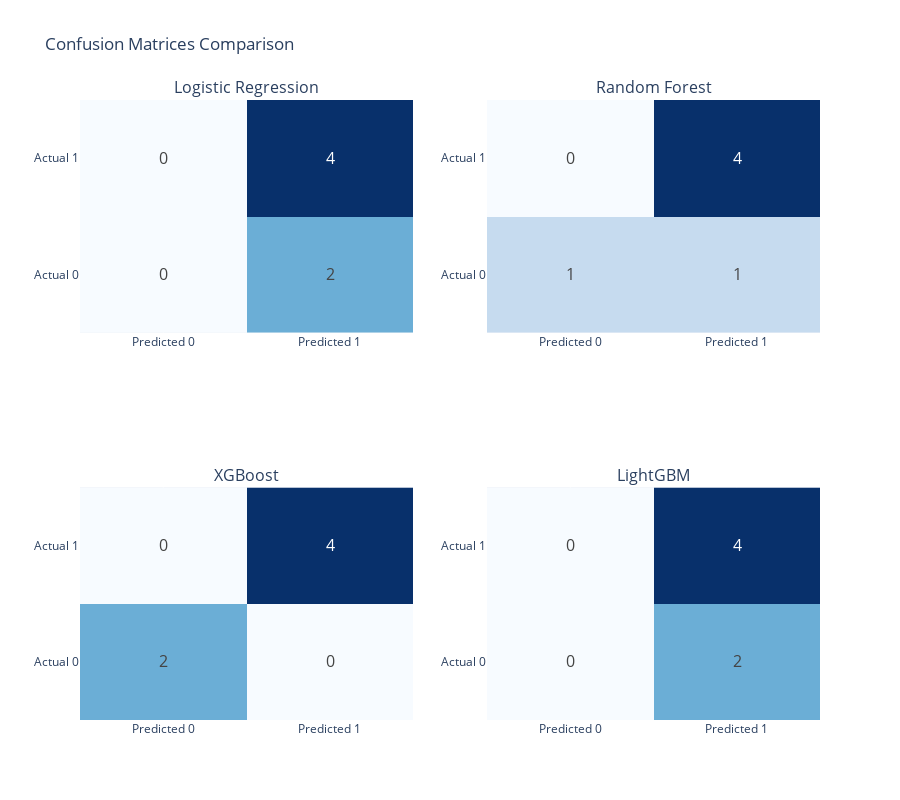

This figure's notebook cell:
### Markdown cell above
### 7.4 Confusion Matrices

### Code cell
# Plot confusion matrices
fig = make_subplots(
    rows=2, cols=2,
    subplot_titles=['Logistic Regression', 'Random Forest', 'XGBoost', 'LightGBM']
)

predictions = [
    (y_pred_lr, 1, 1),
    (y_pred_rf, 1, 2),
    (y_pred_xgb, 2, 1),
    (y_pred_lgb, 2, 2)
]

for y_pred, row, col in predictions:
    cm = confusion_matrix(y_val, y_pred)
    
    fig.add_trace(
        go.Heatmap(
            z=cm,
            x=['Predicted 0', 'Predicted 1'],
            y=['Actual 0', 'Actual 1'],
            colorscale='Blues',
            showscale=False,
            text=cm,
            texttemplate='%{text}',
            textfont={"size": 16}
        ),
        row=row, col=col
    )

fig.update_layout(height=800, title_text="Confusion Matrices Comparison")
fig.show()

### Figure 1 — Plotly figure (JSON) as saved in the notebook; plotly's stock layout.template omitted (floating-point values rounded to 4 significant figures)
{"data": [{"colorscale": [[0, "rgb(247,251,255)"], [0.125, "rgb(222,235,247)"], [0.25, "rgb(198,219,239)"], [0.375, "rgb(158,202,225)"], [0.5, "rgb(107,174,214)"], [0.625, "rgb(66,146,198)"], [0.75, "rgb(33,113,181)"], [0.875, "rgb(8,81,156)"], [1, "rgb(8,48,107)"]], "showscale": false, "text": [[0, 2], [0, 4]], "textfont": {"size": 16}, "texttemplate": "%{text}", "type": "heatmap", "x": ["Predicted 0", "Predicted 1"], "xaxis": "x", "y": ["Actual 0", "Actual 1"], "yaxis": "y", "z": [[0, 2], [0, 4]]}, {"colorscale": [[0, "rgb(247,251,255)"], [0.125, "rgb(222,235,247)"], [0.25, "rgb(198,219,239)"], [0.375, "rgb(158,202,225)"], [0.5, "rgb(107,174,214)"], [0.625, "rgb(66,146,198)"], [0.75, "rgb(33,113,181)"], [0.875, "rgb(8,81,156)"], [1, "rgb(8,48,107)"]], "showscale": false, "text": [[1, 1], [0, 4]], "textfont": {"size": 16}, "texttemplate": "%{text}", "type": "heatmap", "x": ["Predicted 0", "Predicted 1"], "xaxis": "x2", "y": ["Actual 0", "Actual 1"], "yaxis": "y2", "z": [[1, 1], [0, 4]]}, {"colorscale": [[0, "rgb(247,251,255)"], [0.125, "rgb(222,235,247)"], [0.25, "rgb(198,219,239)"], [0.375, "rgb(158,202,225)"], [0.5, "rgb(107,174,214)"], [0.625, "rgb(66,146,198)"], [0.75, "rgb(33,113,181)"], [0.875, "rgb(8,81,156)"], [1, "rgb(8,48,107)"]], "showscale": false, "text": [[2, 0], [0, 4]], "textfont": {"size": 16}, "texttemplate": "%{text}", "type": "heatmap", "x": ["Predicted 0", "Predicted 1"], "xaxis": "x3", "y": ["Actual 0", "Actual 1"], "yaxis": "y3", "z": [[2, 0], [0, 4]]}, {"colorscale": [[0, "rgb(247,251,255)"], [0.125, "rgb(222,235,247)"], [0.25, "rgb(198,219,239)"], [0.375, "rgb(158,202,225)"], [0.5, "rgb(107,174,214)"], [0.625, "rgb(66,146,198)"], [0.75, "rgb(33,113,181)"], [0.875, "rgb(8,81,156)"], [1, "rgb(8,48,107)"]], "showscale": false, "text": [[0, 2], [0, 4]], "textfont": {"size": 16}, "texttemplate": "%{text}", "type": "heatmap", "x": ["Predicted 0", "Predicted 1"], "xaxis": "x4", "y": ["Actual 0", "Actual 1"], "yaxis": "y4", "z": [[0, 2], [0, 4]]}], "layout": {"annotations": [{"font": {"size": 16}, "showarrow": false, "text": "Logistic Regression", "x": 0.225, "xanchor": "center", "xref": "paper", "y": 1, "yanchor": "bottom", "yref": "paper"}, {"font": {"size": 16}, "showarrow": false, "text": "Random Forest", "x": 0.775, "xanchor": "center", "xref": "paper", "y": 1, "yanchor": "bottom", "yref": "paper"}, {"font": {"size": 16}, "showarrow": false, "text": "XGBoost", "x": 0.225, "xanchor": "center", "xref": "paper", "y": 0.375, "yanchor": "bottom", "yref": "paper"}, {"font": {"size": 16}, "showarrow": false, "text": "LightGBM", "x": 0.775, "xanchor": "center", "xref": "paper", "y": 0.375, "yanchor": "bottom", "yref": "paper"}], "height": 800, "title": {"text": "Confusion Matrices Comparison"}, "xaxis": {"anchor": "y", "domain": [0, 0.45]}, "xaxis2": {"anchor": "y2", "domain": [0.55, 1]}, "xaxis3": {"anchor": "y3", "domain": [0, 0.45]}, "xaxis4": {"anchor": "y4", "domain": [0.55, 1]}, "yaxis": {"anchor": "x", "domain": [0.625, 1]}, "yaxis2": {"anchor": "x2", "domain": [0.625, 1]}, "yaxis3": {"anchor": "x3", "domain": [0, 0.375]}, "yaxis4": {"anchor": "x4", "domain": [0, 0.375]}}}
